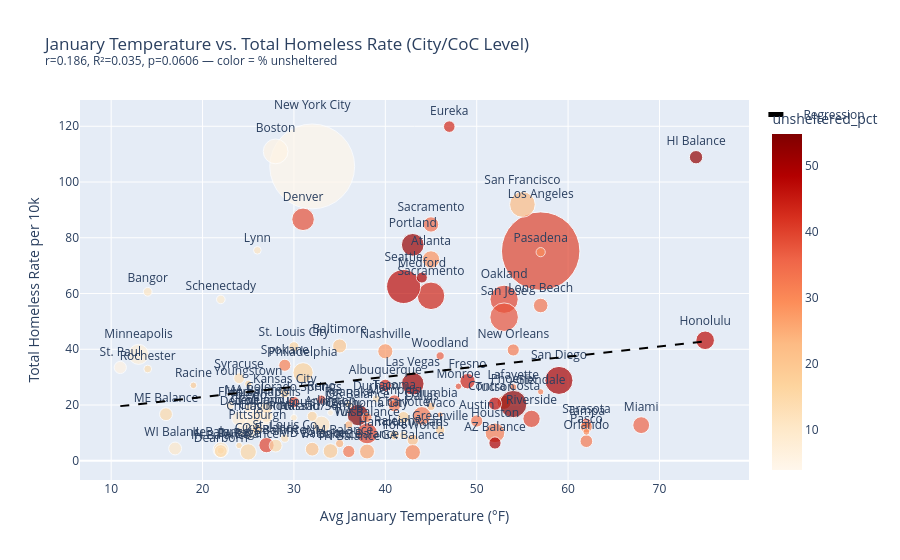

Source (notebook cell):
### Code cell
slope2, intercept2, r2v, p2, se2 = stats.linregress(df['jan_temp_f'], df['homeless_rate_per_10k'])
r2_2 = r2v ** 2
print(f'Jan temp vs total homeless rate: r={r2v:.3f}, R²={r2_2:.3f}, p={p2:.4f}')
print(f'Climate explains {r2_2*100:.0f}% of variance in total homeless rate')

x_range2 = np.linspace(df['jan_temp_f'].min(), df['jan_temp_f'].max(), 100)
y_range2 = slope2 * x_range2 + intercept2

fig2 = px.scatter(
    df, x='jan_temp_f', y='homeless_rate_per_10k',
    size='total_homeless',
    color='unsheltered_pct', color_continuous_scale='OrRd',
    text='city_name',
    hover_name='coc_name',
    title=f'January Temperature vs. Total Homeless Rate (City/CoC Level)<br><sup>r={r2v:.3f}, R²={r2_2:.3f}, p={p2:.4f} — color = % unsheltered</sup>',
    labels={'jan_temp_f': 'Avg January Temperature (°F)', 'homeless_rate_per_10k': 'Total Homeless Rate per 10k'},
    size_max=60,
)
fig2.add_trace(go.Scatter(x=x_range2, y=y_range2, mode='lines', name='Regression', line=dict(color='black', width=2, dash='dash')))
fig2.update_traces(textposition='top center', selector=dict(mode='markers+text'))
fig2.show()

### Figure 1 — Plotly figure (JSON) as saved in the notebook; plotly's stock layout.template omitted (floating-point values rounded to 4 significant figures)
{"data": [{"hovertemplate": "<b>%{hovertext}</b><br><br>Avg January Temperature (°F)=%{x}<br>Total Homeless Rate per 10k=%{y}<br>total_homeless=%{marker.size}<br>city_name=%{text}<br>unsheltered_pct=%{marker.color}<extra></extra>", "hovertext": ["Los Angeles City & County CoC", "San Diego City & County CoC", "Sacramento City & County CoC", "Oakland, Berkeley/Alameda County CoC", "San Francisco CoC", "Sacramento City & County CoC", "Fresno City & County CoC", "Pasadena CoC", "Humboldt County CoC", "Contra Costa County CoC", "Yolo County CoC", "Long Beach CoC", "Glendale CoC", "San Jose/Santa Clara City & County CoC", "Riverside City & County CoC", "New York City CoC", "Syracuse, Auburn/Onondaga, Oswego Counties CoC", "Nassau, Suffolk Counties CoC", "Rockland County CoC", "Schenectady City & County CoC", "Seattle/King County CoC", "Washington Balance of State CoC", "Spokane City & County CoC", "Tacoma/Lakewood/Pierce County CoC", "Portland/Multnomah County CoC", "Oregon Balance of State CoC", "Medford/Ashland/Jackson County CoC", "Houston/Harris County CoC", "Dallas City & County CoC", "Fort Worth/Arlington/Tarrant County CoC", "Austin/Travis County CoC", "Waco/McLennan County CoC", "Sarasota/Bradenton/Manatee, Sarasota Counties CoC", "Tampa/Hillsborough County CoC", "Orlando/Orange, Osceola, Seminole Counties CoC", "Pasco County CoC", "Miami/Dade County CoC", "Metropolitan Denver CoC", "Colorado Balance of State CoC", "Colorado Springs/El Paso County CoC", "Boston CoC", "Massachusetts Balance of State CoC", "Lynn CoC", "Phoenix/Mesa/Maricopa County CoC", "Arizona Balance of State CoC", "Tucson/Pima County CoC", "Chicago CoC", "Illinois Balance of State CoC", "DuPage County CoC", "Minneapolis/Hennepin County CoC", "Saint Paul/Ramsey County CoC", "Rochester/Southeast Minnesota CoC", "Philadelphia CoC", "Pittsburgh/Allegheny County CoC", "Pennsylvania Balance of State CoC", "Atlanta CoC", "Georgia Balance of State CoC", "Las Vegas/Clark County CoC", "Reno/Sparks/Washoe County CoC", "Detroit CoC", "Dearborn/Dearborn Heights/Westland/Wayne County CoC", "Flint/Genesee County CoC", "Cincinnati/Hamilton County CoC", "Toledo/Lucas County CoC", "Columbus/Franklin County CoC", "Youngstown/Mahoning County CoC", "Cleveland/Cuyahoga County CoC", "Baltimore CoC", "Maryland Balance of State CoC", "Roanoke City & County/Salem CoC", "Newport News/Hampton/Virginia Beach CoC", "Arlington County CoC", "Virginia Balance of State CoC", "Raleigh/Wake County CoC", "Charlotte/Mecklenburg County CoC", "Durham County CoC", "North Carolina Balance of State CoC", "Hawaii Balance of State CoC", "Honolulu CoC", "Indianapolis CoC", "Indiana Balance of State CoC", "Nashville/Davidson County CoC", "Memphis/Shelby County CoC", "Tennessee Balance of State CoC", "St. Louis City CoC", "St. Louis County CoC", "Kansas City CoC", "Lafayette/Acadiana CoC", "New Orleans/Jefferson Parish CoC", "Monroe/Northeast Louisiana CoC", "Wisconsin Balance of State CoC", "Racine City & County CoC", "Albuquerque CoC", "New Mexico Balance of State CoC", "Oklahoma City CoC", "Tulsa City & County CoC", "Louisville/Jefferson County CoC", "Kentucky Balance of State CoC", "Columbia/Midlands CoC", "Greenville/Anderson/Spartanburg CoC", "Maine Balance of State CoC", "Bangor/Penobscot County CoC"], "legendgroup": "", "marker": {"color": [39.9, 50.0, 43.6, 39.6, 22.7, 34.6, 43.9, 29.3, 42.8, 32.7, 36.2, 33.3, 31.3, 37.7, 39.2, 4.3, 13.3, 11.5, 10.3, 8.6, 46.9, 39.9, 31.1, 37.3, 51.8, 54.9, 49.8, 31.8, 32.7, 21.8, 32.9, 27.8, 41.7, 30.8, 32.6, 29.5, 35.7, 38.1, 39.7, 39.3, 5.3, 3.9, 11.0, 53.6, 49.1, 46.9, 8.2, 10.2, 15.2, 7.3, 5.5, 13.6, 17.0, 17.7, 15.5, 28.6, 30.2, 51.6, 38.7, 7.6, 15.8, 9.6, 8.1, 9.6, 9.4, 15.8, 9.8, 19.8, 20.7, 15.8, 12.3, 8.3, 19.0, 19.3, 17.3, 13.6, 25.6, 52.5, 47.0, 10.9, 14.7, 27.7, 32.7, 32.7, 16.2, 12.3, 16.2, 31.5, 31.9, 37.5, 9.8, 18.7, 43.6, 24.0, 32.4, 24.0, 16.2, 14.7, 21.9, 19.3, 14.7, 10.7], "coloraxis": "coloraxis", "size": [75312, 9626, 9278, 9747, 8035, 2891, 2894, 1038, 1634, 2444, 837, 2600, 486, 9974, 3673, 88025, 1423, 3655, 522, 912, 14190, 5384, 1791, 1968, 6297, 5624, 1463, 4741, 4210, 1578, 1840, 432, 1258, 1782, 1980, 584, 3472, 6198, 2874, 1538, 7498, 10234, 712, 9129, 1834, 2134, 6139, 2934, 512, 4892, 1834, 734, 4978, 1378, 3234, 3689, 2912, 6263, 1034, 2634, 634, 812, 1234, 812, 2134, 634, 2034, 2412, 2312, 634, 812, 412, 2634, 1034, 1734, 734, 2734, 2178, 4212, 1834, 2034, 2812, 1834, 1834, 1234, 812, 1234, 634, 1812, 534, 2034, 534, 1834, 834, 1234, 834, 1234, 2034, 812, 1034, 2034, 934], "sizemode": "area", "sizeref": 24.45, "symbol": "circle"}, "mode": "markers+text", "name": "", "orientation": "v", "showlegend": false, "text": ["Los Angeles", "San Diego", "Sacramento", "Oakland", "San Francisco", "Sacramento", "Fresno", "Pasadena", "Eureka", "Contra Costa", "Woodland", "Long Beach", "Glendale", "San Jose", "Riverside", "New York City", "Syracuse", "Nassau/Suffolk", "Rockland", "Schenectady", "Seattle", "WA Balance", "Spokane", "Tacoma", "Portland", "OR Balance", "Medford", "Houston", "Dallas", "Fort Worth", "Austin", "Waco", "Sarasota", "Tampa", "Orlando", "Pasco", "Miami", "Denver", "CO Balance", "Colorado Springs", "Boston", "MA Balance", "Lynn", "Phoenix", "AZ Balance", "Tucson", "Chicago", "IL Balance", "DuPage", "Minneapolis", "St. Paul", "Rochester", "Philadelphia", "Pittsburgh", "PA Balance", "Atlanta", "GA Balance", "Las Vegas", "Reno", "Detroit", "Dearborn", "Flint", "Cincinnati", "Toledo", "Columbus", "Youngstown", "Cleveland", "Baltimore", "MD Balance", "Roanoke", "Hampton Roads", "Arlington", "VA Balance", "Raleigh", "Charlotte", "Durham", "NC Balance", "HI Balance", "Honolulu", "Indianapolis", "IN Balance", "Nashville", "Memphis", "TN Balance", "St. Louis City", "St. Louis Co", "Kansas City", "Lafayette", "New Orleans", "Monroe", "WI Balance", "Racine", "Albuquerque", "NM Balance", "Oklahoma City", "Tulsa", "Louisville", "KY Balance", "Columbia", "Greenville", "ME Balance", "Bangor"], "textposition": "top center", "type": "scatter", "x": [57, 59, 45, 53, 55, 45, 49, 57, 47, 53, 46, 57, 57, 53, 56, 32, 24, 33, 30, 22, 42, 38, 29, 41, 43, 37, 44, 52, 44, 43, 50, 46, 62, 62, 62, 62, 68, 31, 27, 30, 28, 26, 26, 54, 52, 52, 25, 22, 24, 13, 11, 14, 31, 26, 25, 45, 43, 43, 33, 24, 22, 23, 27, 25, 27, 25, 26, 35, 32, 36, 42, 34, 34, 41, 42, 39, 38, 74, 75, 27, 22, 40, 41, 36, 30, 29, 29, 54, 54, 48, 17, 19, 40, 35, 38, 36, 32, 28, 45, 46, 16, 14], "xaxis": "x", "y": [75.21, 28.83, 59.17, 57.94, 91.94, 84.78, 28.55, 74.84, 119.9, 20.96, 37.61, 55.7, 24.73, 51.51, 15.04, 105.6, 29.6, 12.9, 15.43, 57.88, 62.52, 9.84, 34.26, 21.37, 77.47, 16.41, 65.72, 10.02, 16.11, 7.49, 14.26, 16.49, 13.46, 12.21, 7.03, 10.39, 12.78, 86.62, 5.61, 21.06, 111.0, 16.1, 75.5, 20.36, 6.38, 20.5, 11.92, 3.95, 5.5, 38.17, 33.47, 32.93, 31.58, 11.31, 3.18, 72.22, 3.06, 27.63, 21.93, 15.14, 3.64, 19.96, 14.86, 18.85, 16.12, 27.62, 16.08, 41.18, 4.15, 20.24, 9.08, 17.26, 3.5, 9.16, 15.54, 22.21, 3.32, 108.9, 43.22, 19.01, 3.47, 39.28, 19.73, 3.34, 40.92, 8.09, 24.29, 26.41, 39.75, 26.7, 4.41, 27.06, 27.06, 6.19, 15.51, 12.85, 15.94, 5.44, 19.51, 11.0, 16.7, 60.62], "yaxis": "y"}, {"line": {"color": "black", "dash": "dash", "width": 2}, "mode": "lines", "name": "Regression", "type": "scatter", "x": [11.0, 11.65, 12.29, 12.94, 13.59, 14.23, 14.88, 15.53, 16.17, 16.82, 17.46, 18.11, 18.76, 19.4, 20.05, 20.7, 21.34, 21.99, 22.64, 23.28, 23.93, 24.58, 25.22, 25.87, 26.52, 27.16, 27.81, 28.45, 29.1, 29.75, 30.39, 31.04, 31.69, 32.33, 32.98, 33.63, 34.27, 34.92, 35.57, 36.21, 36.86, 37.51, 38.15, 38.8, 39.44, 40.09, 40.74, 41.38, 42.03, 42.68, 43.32, 43.97, 44.62, 45.26, 45.91, 46.56, 47.2, 47.85, 48.49, 49.14, 49.79, 50.43, 51.08, 51.73, 52.37, 53.02, 53.67, 54.31, 54.96, 55.61, 56.25, 56.9, 57.55, 58.19, 58.84, 59.48, 60.13, 60.78, 61.42, 62.07, 62.72, 63.36, 64.01, 64.66, 65.3, 65.95, 66.6, 67.24, 67.89, 68.54, 69.18, 69.83, 70.47, 71.12, 71.77, 72.41, 73.06, 73.71, 74.35, 75.0], "y": [19.6, 19.84, 20.07, 20.31, 20.54, 20.77, 21.01, 21.24, 21.48, 21.71, 21.95, 22.18, 22.42, 22.65, 22.89, 23.12, 23.35, 23.59, 23.82, 24.06, 24.29, 24.53, 24.76, 25.0, 25.23, 25.47, 25.7, 25.93, 26.17, 26.4, 26.64, 26.87, 27.11, 27.34, 27.58, 27.81, 28.04, 28.28, 28.51, 28.75, 28.98, 29.22, 29.45, 29.69, 29.92, 30.16, 30.39, 30.62, 30.86, 31.09, 31.33, 31.56, 31.8, 32.03, 32.27, 32.5, 32.74, 32.97, 33.2, 33.44, 33.67, 33.91, 34.14, 34.38, 34.61, 34.85, 35.08, 35.32, 35.55, 35.78, 36.02, 36.25, 36.49, 36.72, 36.96, 37.19, 37.43, 37.66, 37.89, 38.13, 38.36, 38.6, 38.83, 39.07, 39.3, 39.54, 39.77, 40.01, 40.24, 40.47, 40.71, 40.94, 41.18, 41.41, 41.65, 41.88, 42.12, 42.35, 42.59, 42.82]}], "layout": {"coloraxis": {"colorbar": {"title": {"text": "unsheltered_pct"}}, "colorscale": [[0.0, "rgb(255,247,236)"], [0.125, "rgb(254,232,200)"], [0.25, "rgb(253,212,158)"], [0.375, "rgb(253,187,132)"], [0.5, "rgb(252,141,89)"], [0.625, "rgb(239,101,72)"], [0.75, "rgb(215,48,31)"], [0.875, "rgb(179,0,0)"], [1.0, "rgb(127,0,0)"]]}, "legend": {"itemsizing": "constant", "tracegroupgap": 0}, "title": {"text": "January Temperature vs. Total Homeless Rate (City/CoC Level)<br><sup>r=0.186, R²=0.035, p=0.0606 — color = % unsheltered</sup>"}, "xaxis": {"anchor": "y", "domain": [0.0, 1.0], "title": {"text": "Avg January Temperature (°F)"}}, "yaxis": {"anchor": "x", "domain": [0.0, 1.0], "title": {"text": "Total Homeless Rate per 10k"}}}}
